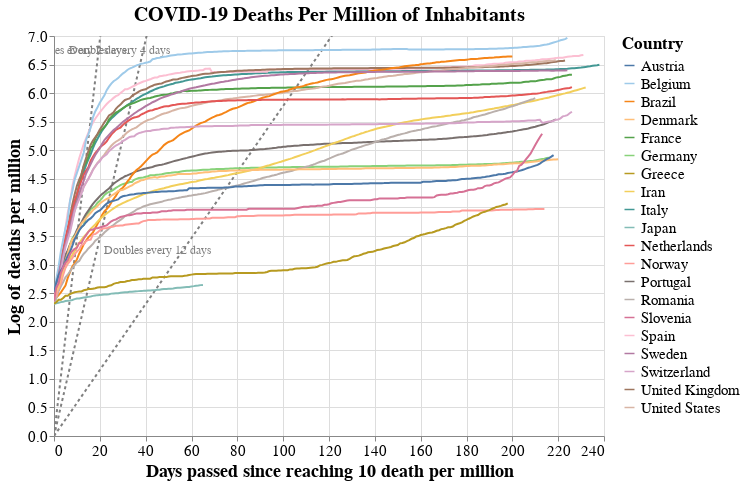

The notebook cell saved with this chart:
### Code cell
#hide_input
# Stack data to get it to Altair dataframe format
data_countries_pc2 = data_countries_pc.copy()
for i in range(0,len(countries)):
    data_countries_pc2[i] = data_countries_pc2[i].reset_index()
    data_countries_pc2[i]['n_days'] = data_countries_pc2[i].index
    data_countries_pc2[i]['log_cases'] = np.log(data_countries_pc2[i]["total_cases"])
data_plot = data_countries_pc2[0]
for i in range(1, len(countries)):    
    data_plot = pd.concat([data_plot, data_countries_pc2[i]], axis=0)
data_plot["trend_2days"] = np.log(2)/2*data_plot["n_days"]
data_plot["trend_4days"] = np.log(2)/4*data_plot["n_days"]
data_plot["trend_12days"] = np.log(2)/12*data_plot["n_days"]
data_plot["trend_2days_label"] = "Doubles every 2 days"
data_plot["trend_4days_label"] = "Doubles evey 4 days"
data_plot["trend_12days_label"] = "Doubles every 12 days"


# Plot it using Altair
source = data_plot

scales = alt.selection_interval(bind='scales', zoom=False)
selection = alt.selection_multi(fields=['location'], bind='legend')

base = alt.Chart(source, title = "COVID-19 Deaths Per Million of Inhabitants").encode(
    x = alt.X('n_days:Q', title = "Days passed since reaching 10 death per million"),
    y = alt.Y("log_cases:Q",title = "Log of deaths per million"),
    color = alt.Color('location:N', legend=alt.Legend(title="Country", labelFontSize=15, titleFontSize=17),
                     scale=alt.Scale(scheme='tableau20')),
    opacity = alt.condition(selection, alt.value(1), alt.value(0.1))
)

lines = base.mark_line().add_selection(
    scales
).add_selection(
    selection
).properties(
    width=chart_width,
    height=chart_height
)

trend_2d = alt.Chart(source).encode(
    x = "n_days:Q",
    y = alt.Y("trend_2days:Q",  scale=alt.Scale(domain=(0, max(data_plot["log_cases"])))),
).mark_line(color="grey", strokeDash=[3,3])


labels = pd.DataFrame([{'label': 'Doubles every 2 days', 'x_coord': 11.4, 'y_coord': 6.5},
                       {'label': 'Doubles every 4 days', 'x_coord': 30.5, 'y_coord': 6.5},
                       {'label': 'Doubles every 12 days', 'x_coord': 46, 'y_coord': 3},
                      ])
trend_label = (alt.Chart(labels)
                    .mark_text(align='left', dx=-55, dy=-15, fontSize=12, color="grey")
                    .encode(x='x_coord:Q',
                            y='y_coord:Q',
                            text='label:N')
                   )

trend_4d = alt.Chart(source).mark_line(color="grey", strokeDash=[3,3]).encode(
    x = "n_days:Q",
    y = alt.Y("trend_4days:Q",  scale=alt.Scale(domain=(0, max(data_plot["log_cases"])))),
)

trend_12d = alt.Chart(source).mark_line(color="grey", strokeDash=[3,3]).encode(
    x = "n_days:Q",
    y = alt.Y("trend_12days:Q",  scale=alt.Scale(domain=(0, max(data_plot["log_cases"])))),
)


plot1= (
(trend_2d + trend_4d + trend_12d + trend_label + lines)
.configure_title(fontSize=20)
.configure_axis(labelFontSize=15,titleFontSize=18)
)
#plot1.save(("../images/covid-permillion-trajectories.png"))
plot1

### Figure 1 — Vega-Lite specification as saved in the notebook (floating-point values rounded to 4 significant figures; data arrays with more than 128 entries replaced by an {"elided": "..."} marker saying what was removed)
{"config": {"view": {"continuousWidth": 400, "continuousHeight": 300}, "axis": {"labelFontSize": 15, "titleFontSize": 18}, "title": {"fontSize": 20}}, "layer": [{"mark": {"type": "line", "color": "grey", "strokeDash": [3, 3]}, "encoding": {"x": {"type": "quantitative", "field": "n_days"}, "y": {"type": "quantitative", "field": "trend_2days", "scale": {"domain": [0, 6.967]}}}}, {"mark": {"type": "line", "color": "grey", "strokeDash": [3, 3]}, "encoding": {"x": {"type": "quantitative", "field": "n_days"}, "y": {"type": "quantitative", "field": "trend_4days", "scale": {"domain": [0, 6.967]}}}}, {"mark": {"type": "line", "color": "grey", "strokeDash": [3, 3]}, "encoding": {"x": {"type": "quantitative", "field": "n_days"}, "y": {"type": "quantitative", "field": "trend_12days", "scale": {"domain": [0, 6.967]}}}}, {"data": {"name": "data-13c4f93976c60aa962d24f9adc06bd66"}, "mark": {"type": "text", "align": "left", "color": "grey", "dx": -55, "dy": -15, "fontSize": 12}, "encoding": {"text": {"type": "nominal", "field": "label"}, "x": {"type": "quantitative", "field": "x_coord"}, "y": {"type": "quantitative", "field": "y_coord"}}}, {"data": {"name": "data-78b90017009696162f30866aa766eec4"}, "mark": "line", "encoding": {"color": {"type": "nominal", "field": "location", "legend": {"labelFontSize": 15, "title": "Country", "titleFontSize": 17}, "scale": {"scheme": "tableau20"}}, "opacity": {"condition": {"value": 1, "selection": "selector002"}, "value": 0.1}, "x": {"type": "quantitative", "field": "n_days", "title": "Days passed since reaching 10 death per million"}, "y": {"type": "quantitative", "field": "log_cases", "title": "Log of deaths per million"}}, "height": 400, "selection": {"selector001": {"type": "interval", "bind": "scales", "zoom": false}, "selector002": {"type": "multi", "fields": ["location"], "bind": "legend"}}, "title": "COVID-19 Deaths Per Million of Inhabitants", "width": 550}], "data": {"name": "data-78b90017009696162f30866aa766eec4"}, "$schema": "https://vega.github.io/schema/vega-lite/v4.8.1.json", "datasets": {"data-78b90017009696162f30866aa766eec4": {"elided": "4262 records"}, "data-13c4f93976c60aa962d24f9adc06bd66": [{"label": "Doubles every 2 days", "x_coord": 11.4, "y_coord": 6.5}, {"label": "Doubles every 4 days", "x_coord": 30.5, "y_coord": 6.5}, {"label": "Doubles every 12 days", "x_coord": 46.0, "y_coord": 3.0}]}}
